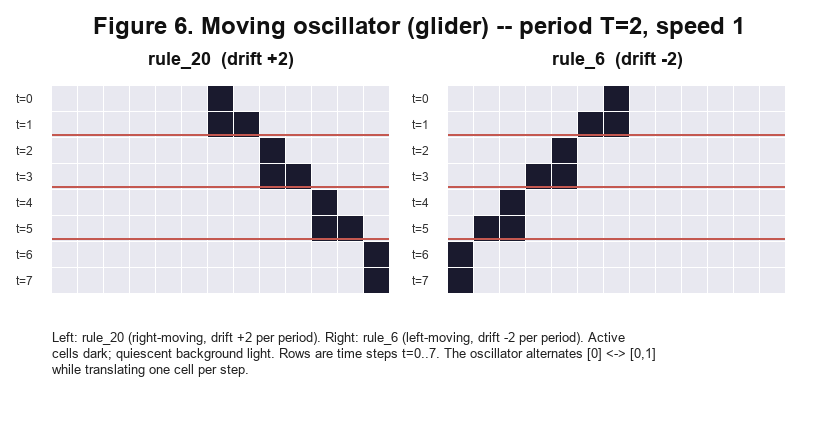

Reproduce this figure in Python.
from pathlib import Path
import textwrap

from PIL import Image, ImageDraw, ImageFont


WIDTH = 21
STEPS = 8
CENTER = 10
WINDOW_RADIUS = 6
CELL = 26
PANEL_GAP = 58
TOP = 86
LEFT = 52
OUT_PATH = Path(__file__).with_name("fig6_moving_oscillator.png")


def eca_step(state: list[int], rule: int) -> list[int]:
    """One periodic-boundary ECA step using Wolfram bit order."""
    nxt = []
    for i, value in enumerate(state):
        left = state[(i - 1) % WIDTH]
        right = state[(i + 1) % WIDTH]
        idx = (left << 2) | (value << 1) | right
        nxt.append((rule >> idx) & 1)
    return nxt


def simulate(rule: int) -> list[list[int]]:
    state = [0] * WIDTH
    state[CENTER] = 1
    frames = []
    for _ in range(STEPS):
        frames.append(state[:])
        state = eca_step(state, rule)
    return frames


def fixed_window(frames: list[list[int]]) -> list[list[int]]:
    """Fixed window around the initial active cell so translation remains visible."""
    cols = [(CENTER + offset) % WIDTH for offset in range(-WINDOW_RADIUS, WINDOW_RADIUS + 1)]
    return [[row[col] for col in cols] for row in frames]


def font(size: int, bold: bool = False) -> ImageFont.FreeTypeFont | ImageFont.ImageFont:
    candidates = [
        "C:/Windows/Fonts/arialbd.ttf" if bold else "C:/Windows/Fonts/arial.ttf",
        "C:/Windows/Fonts/calibrib.ttf" if bold else "C:/Windows/Fonts/calibri.ttf",
    ]
    for candidate in candidates:
        try:
            return ImageFont.truetype(candidate, size=size)
        except OSError:
            pass
    return ImageFont.load_default()


def draw_centered(draw: ImageDraw.ImageDraw, xy: tuple[int, int], text: str, fnt, fill: str) -> None:
    x, y = xy
    bbox = draw.textbbox((0, 0), text, font=fnt)
    draw.text((x - (bbox[2] - bbox[0]) / 2, y), text, font=fnt, fill=fill)


def draw_panel(
    draw: ImageDraw.ImageDraw,
    data: list[list[int]],
    x0: int,
    title: str,
    title_font,
    label_font,
) -> None:
    panel_width = (2 * WINDOW_RADIUS + 1) * CELL
    draw_centered(draw, (x0 + panel_width // 2, 48), title, title_font, "#111111")

    for t, row in enumerate(data):
        y = TOP + t * CELL
        draw.text((x0 - 36, y + 6), f"t={t}", font=label_font, fill="#333333")
        for j, value in enumerate(row):
            x = x0 + j * CELL
            fill = "#1a1a2e" if value else "#e8e8f0"
            draw.rectangle((x, y, x + CELL - 2, y + CELL - 2), fill=fill)

    # Thin period guides after t=2,4,6.
    for t in (2, 4, 6):
        y = TOP + t * CELL - 4
        draw.line((x0, y, x0 + panel_width - 2, y), fill="#c45850", width=2)


def main() -> None:
    OUT_PATH.parent.mkdir(parents=True, exist_ok=True)

    rule20 = fixed_window(simulate(20))
    rule6 = fixed_window(simulate(6))

    panel_width = (2 * WINDOW_RADIUS + 1) * CELL
    width = LEFT * 2 + panel_width * 2 + PANEL_GAP
    height = TOP + STEPS * CELL + 148

    image = Image.new("RGB", (width, height), "#ffffff")
    draw = ImageDraw.Draw(image)

    title_font = font(24, bold=True)
    panel_title_font = font(18, bold=True)
    label_font = font(12)
    foot_font = font(13)

    draw_centered(
        draw,
        (width // 2, 12),
        "Figure 6. Moving oscillator (glider) -- period T=2, speed 1",
        title_font,
        "#111111",
    )

    draw_panel(draw, rule20, LEFT, "rule_20  (drift +2)", panel_title_font, label_font)
    draw_panel(
        draw,
        rule6,
        LEFT + panel_width + PANEL_GAP,
        "rule_6  (drift -2)",
        panel_title_font,
        label_font,
    )

    footnote = (
        "Left: rule_20 (right-moving, drift +2 per period). Right: rule_6 "
        "(left-moving, drift -2 per period). Active cells dark; quiescent "
        "background light. Rows are time steps t=0..7. The oscillator alternates "
        "[0] <-> [0,1] while translating one cell per step."
    )
    wrapped = "\n".join(textwrap.wrap(footnote, width=110))
    draw.multiline_text((LEFT, height - 112), wrapped, font=foot_font, fill="#222222", spacing=4)

    image.save(OUT_PATH)


if __name__ == "__main__":
    main()
